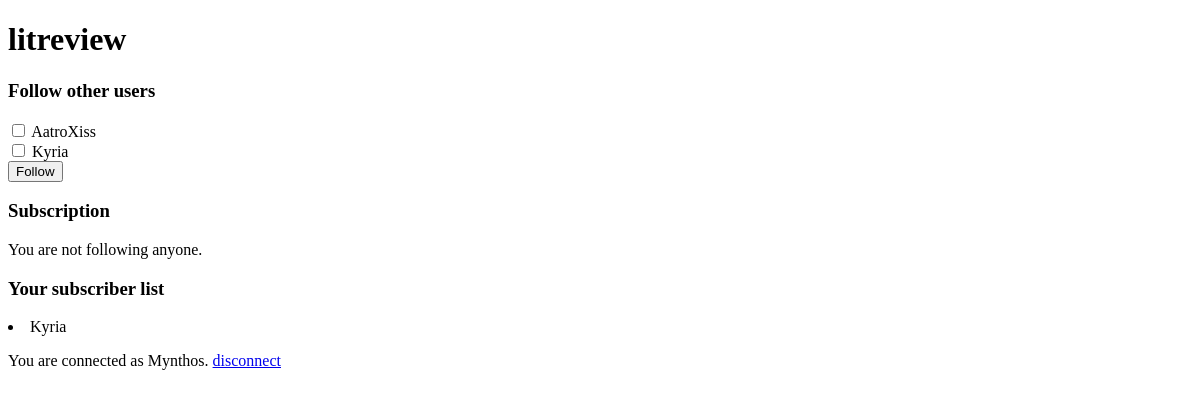
The page /subsriptions (signed in) on the database as committed earlier.
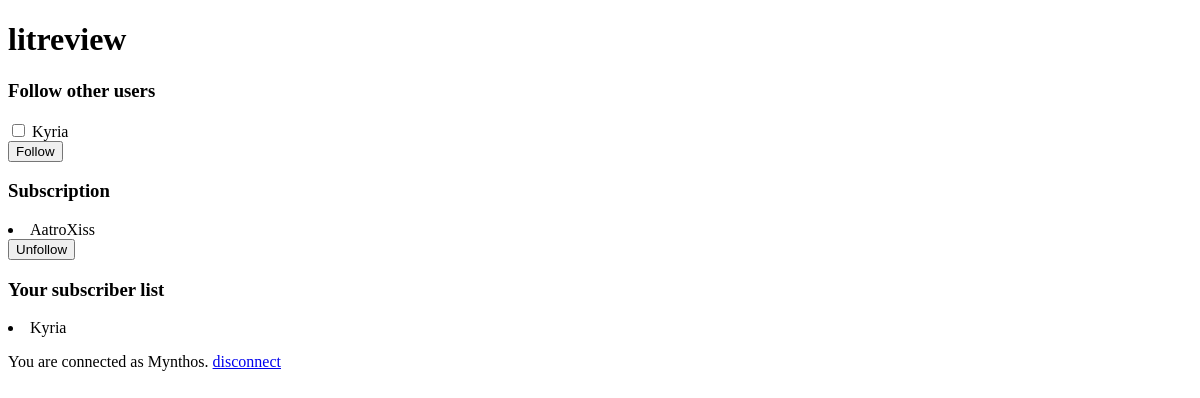
The same page on the database as committed later.
### authentication/models.py (models this page shows)
class User(AbstractUser):
    profile_photo = models.ImageField()

### app/views.py (the view, shortened to what this page needs)
# urls.py: path('subsriptions', app.views.sub, name='sub'),
@login_required
def sub(request):
    users = []
    follows = []
    followed_by = []
    if UserFollows.objects.filter(user=request.user):
        for entry in UserFollows.objects.filter(user=request.user):
            follows.append(entry.followed_user)
    if UserFollows.objects.filter(followed_user=request.user):
        for entry in UserFollows.objects.filter(
            followed_user=request.user
        ):
            followed_by.append(entry.user)
    users = [user for user in User.objects.all()
             if user not in follows and user != request.user]
    if request.method == 'GET':
        context = {
            'users': users,
            'follows': follows,
            'followed_by': followed_by,
        }
        return render(request, 'app/sub.html', context=context)

### app/templates/app/sub.html (shortened to what this page needs)
{% extends 'base.html' %}
{% block content %}
    <h3>Follow other users</h3>
    <form method="post">
        {% for user in users %}
            <div class="form-check">
                <input type="checkbox" name="follow" value="{{ user.id }}">
                <label>{{ user.username }}</label>
            </div>
        {% endfor %}
        <button type="submit">Follow</button>
    </form>
    <h3>Subscription</h3>
    {% if follows %}
        {% for follows_user in follows %}
        <li>{{ follows_user.username }}</li>
        <form method="post">
            <button type="submit" name="unfollow" value="{{ follows_user.id }}">Unfollow</button>
        </form>
        {% endfor %}
    {% else %}
        <p>You are not following anyone.</p>
    {% endif %}
    <h3>Your subscriber list</h3>
    {% if followed_by %}
        {% for followed_by_user in followed_by %}
        <li>{{ followed_by_user.username }}</li>
        {% endfor %}
    {% else %}
        <p>You are not followed by anyone.</p>
    {% endif %}
{% endblock content %}

Rows that differ between the two databases and show on the page:
changed User "AatroXiss": moves from the list under "Follow other users" to the list under "Subscription"
Other text that changed with them:
text no longer shown: "You are not following anyone."
